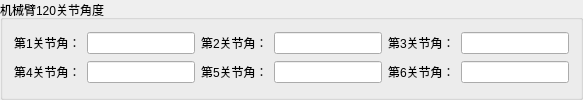
         <widget class="QGroupBox" name="groupBox_34">
          <property name="sizePolicy">
           <sizepolicy hsizetype="Preferred" vsizetype="Preferred">
            <horstretch>0</horstretch>
            <verstretch>0</verstretch>
           </sizepolicy>
          </property>
          <property name="title">
           <string>机械臂120关节角度</string>
          </property>
          <layout class="QGridLayout" name="gridLayout_40">
           <item row="0" column="4">
            <widget class="QLabel" name="label_85">
             <property name="sizePolicy">
              <sizepolicy hsizetype="Maximum" vsizetype="Fixed">
               <horstretch>0</horstretch>
               <verstretch>0</verstretch>
              </sizepolicy>
             </property>
             <property name="text">
              <string>第3关节角：</string>
             </property>
            </widget>
           </item>
           <item row="0" column="3">
            <widget class="QLineEdit" name="Jaka_120_joint_2">
             <property name="sizePolicy">
              <sizepolicy hsizetype="Preferred" vsizetype="Fixed">
               <horstretch>0</horstretch>
               <verstretch>0</verstretch>
              </sizepolicy>
             </property>
             <property name="readOnly">
              <bool>true</bool>
             </property>
            </widget>
           </item>
           <item row="0" column="2">
            <widget class="QLabel" name="label_84">
             <property name="sizePolicy">
              <sizepolicy hsizetype="Maximum" vsizetype="Fixed">
               <horstretch>0</horstretch>
               <verstretch>0</verstretch>
              </sizepolicy>
             </property>
             <property name="text">
              <string>第2关节角：</string>
             </property>
            </widget>
           </item>
           <item row="0" column="1">
            <widget class="QLineEdit" name="Jaka_120_joint_1">
             <property name="sizePolicy">
              <sizepolicy hsizetype="Preferred" vsizetype="Fixed">
               <horstretch>0</horstretch>
               <verstretch>0</verstretch>
              </sizepolicy>
             </property>
             <property name="readOnly">
              <bool>true</bool>
             </property>
            </widget>
           </item>
           <item row="0" column="0">
            <widget class="QLabel" name="label_89">
             <property name="sizePolicy">
              <sizepolicy hsizetype="Maximum" vsizetype="Fixed">
               <horstretch>0</horstretch>
               <verstretch>0</verstretch>
              </sizepolicy>
             </property>
             <property name="text">
              <string>第1关节角：</string>
             </property>
            </widget>
           </item>
           <item row="0" column="5">
            <widget class="QLineEdit" name="Jaka_120_joint_3">
             <property name="sizePolicy">
              <sizepolicy hsizetype="Preferred" vsizetype="Fixed">
               <horstretch>0</horstretch>
               <verstretch>0</verstretch>
              </sizepolicy>
             </property>
             <property name="readOnly">
              <bool>true</bool>
             </property>
            </widget>
           </item>
           <item row="1" column="0">
            <widget class="QLabel" name="label_10">
             <property name="sizePolicy">
              <sizepolicy hsizetype="Maximum" vsizetype="Fixed">
               <horstretch>0</horstretch>
               <verstretch>0</verstretch>
              </sizepolicy>
             </property>
             <property name="text">
              <string>第4关节角：</string>
             </property>
            </widget>
           </item>
           <item row="1" column="1">
            <widget class="QLineEdit" name="Jaka_120_joint_4">
             <property name="sizePolicy">
              <sizepolicy hsizetype="Preferred" vsizetype="Fixed">
               <horstretch>0</horstretch>
               <verstretch>0</verstretch>
              </sizepolicy>
             </property>
             <property name="readOnly">
              <bool>true</bool>
             </property>
            </widget>
           </item>
           <item row="1" column="2">
            <widget class="QLabel" name="label_86">
             <property name="sizePolicy">
              <sizepolicy hsizetype="Maximum" vsizetype="Fixed">
               <horstretch>0</horstretch>
               <verstretch>0</verstretch>
              </sizepolicy>
             </property>
             <property name="text">
              <string>第5关节角：</string>
             </property>
            </widget>
           </item>
           <item row="1" column="3">
            <widget class="QLineEdit" name="Jaka_120_joint_5">
             <property name="sizePolicy">
              <sizepolicy hsizetype="Preferred" vsizetype="Fixed">
               <horstretch>0</horstretch>
               <verstretch>0</verstretch>
              </sizepolicy>
             </property>
             <property name="readOnly">
              <bool>true</bool>
             </property>
            </widget>
           </item>
           <item row="1" column="4">
            <widget class="QLabel" name="label_87">
             <property name="sizePolicy">
              <sizepolicy hsizetype="Maximum" vsizetype="Fixed">
               <horstretch>0</horstretch>
               <verstretch>0</verstretch>
              </sizepolicy>
             </property>
             <property name="text">
              <string>第6关节角：</string>
             </property>
            </widget>
           </item>
           <item row="1" column="5">
            <widget class="QLineEdit" name="Jaka_120_joint_6">
             <property name="sizePolicy">
              <sizepolicy hsizetype="Preferred" vsizetype="Fixed">
               <horstretch>0</horstretch>
               <verstretch>0</verstretch>
              </sizepolicy>
             </property>
             <property name="readOnly">
              <bool>true</bool>
             </property>
            </widget>
           </item>
          </layout>
         </widget>
